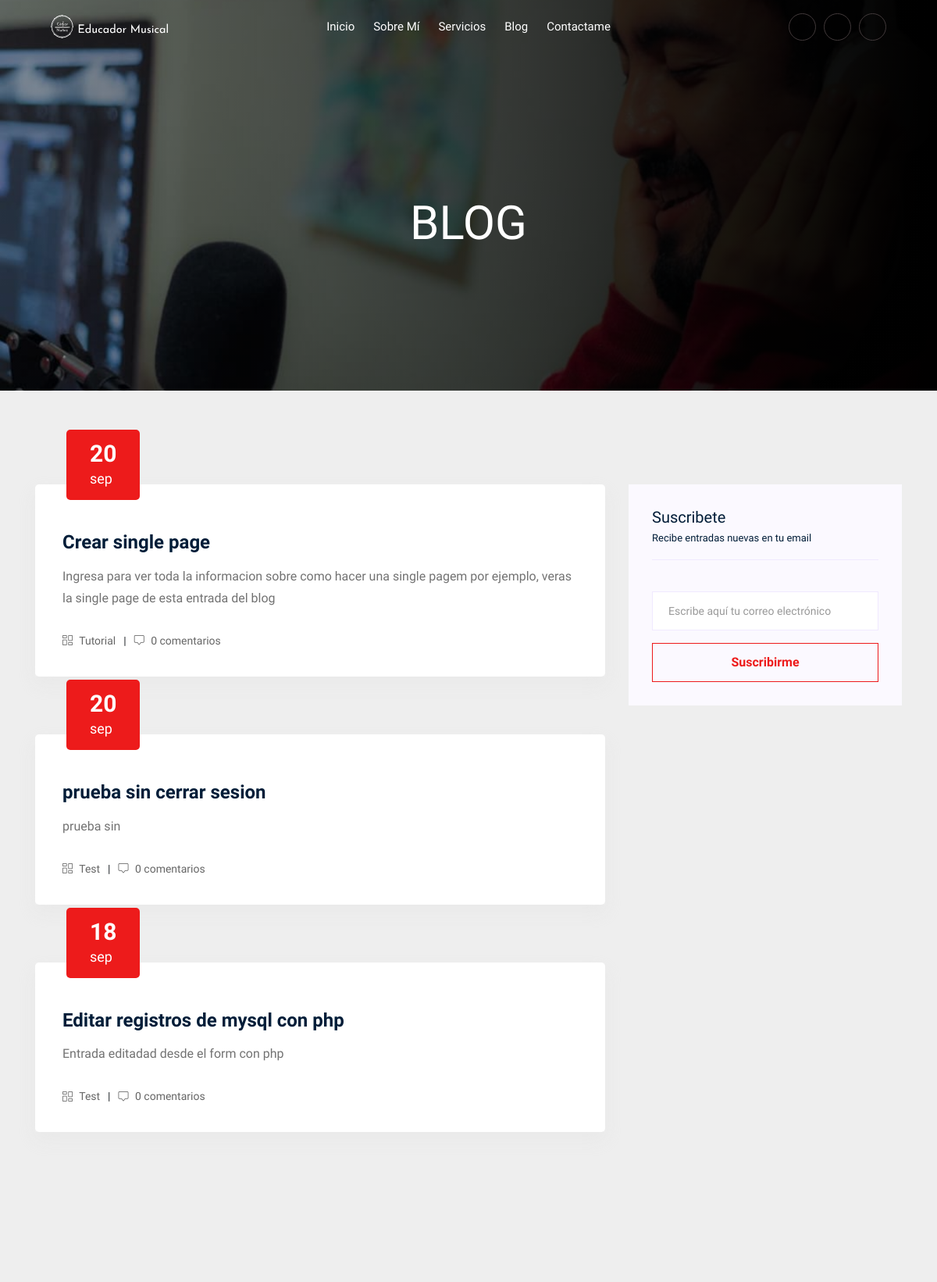
The page /blog.php (upper part) on the database as committed earlier.
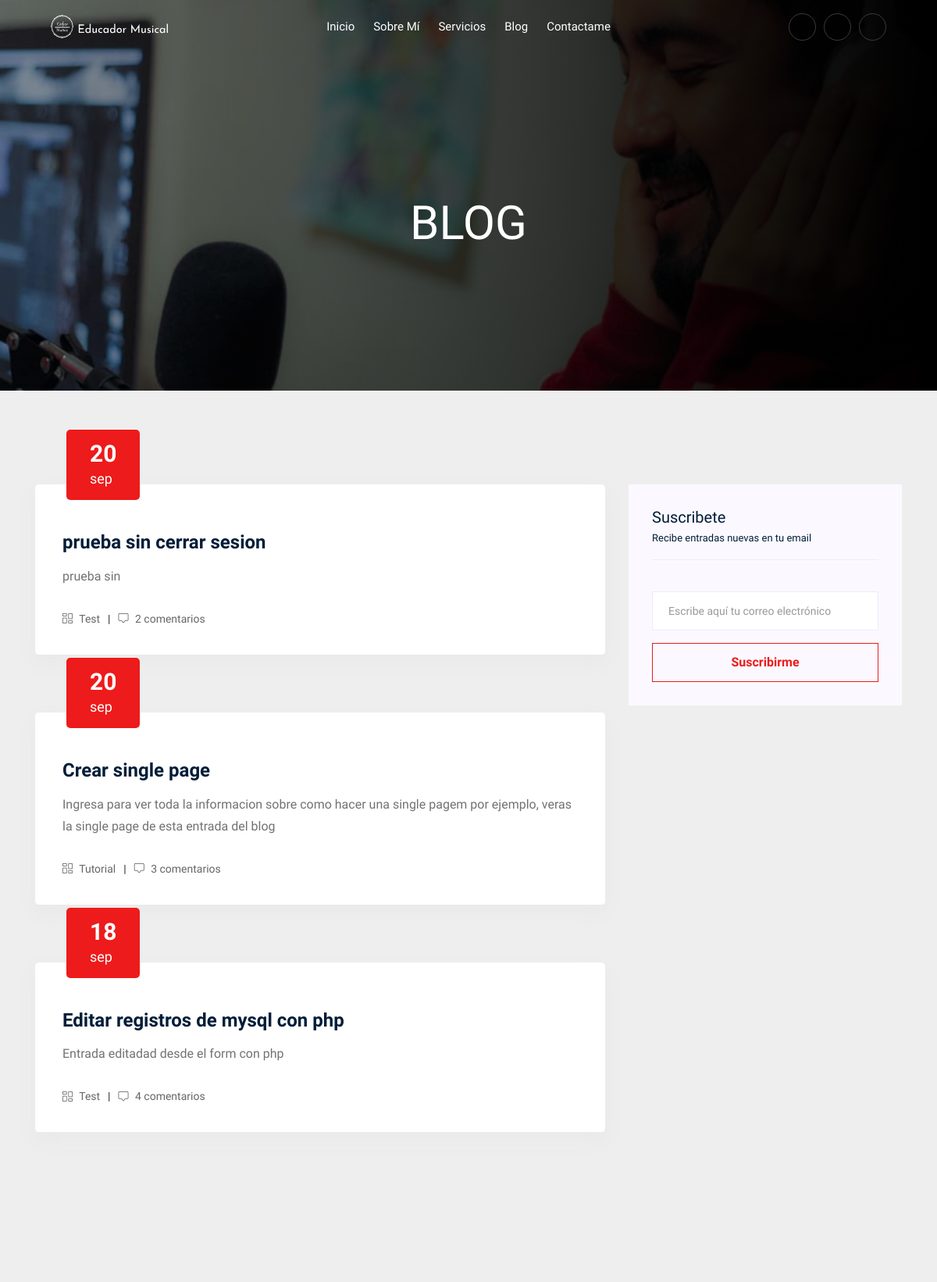
The same page on the database as committed later.
### tables this page shows
CREATE TABLE `blog` (
  `id_entrada` int(11) NOT NULL,
  `estado_entrada` tinyint(1) NOT NULL DEFAULT 1,
  `fecha_entrada` varchar(30) NOT NULL,
  `titulo_entrada` varchar(50) NOT NULL,
  `entrada` text NOT NULL,
  `categoria_entrada` varchar(30) NOT NULL,
  `comentarios_entrada` int(10) NOT NULL DEFAULT 0,
  `creacion_entrada` timestamp NOT NULL DEFAULT current_timestamp() ON UPDATE current_timestamp(),
  `modificacion_entrada` varchar(50) DEFAULT NULL,
  `eliminacion_entrada` varchar(50) DEFAULT NULL
);

### blog.php (the view, shortened to what this page needs)
<?php
include_once("pages/php/sign-in/config.php");
$result = mysqli_query($mysqli, "SELECT * FROM blog WHERE estado_entrada = 1 ORDER BY creacion_entrada desc");
?>
<!doctype html>
<html class="no-js" lang="zxx">
<head>
    <link rel="stylesheet" href="css/bootstrap.min.css">
    <link rel="stylesheet" href="css/owl.carousel.min.css">
    <link rel="stylesheet" href="css/magnific-popup.css">
    <link rel="stylesheet" href="css/font-awesome.min.css">
    <link rel="stylesheet" href="css/themify-icons.css">
    <link rel="stylesheet" href="css/nice-select.css">
    <link rel="stylesheet" href="css/audioplayer.css">
    <link rel="stylesheet" href="css/flaticon.css">
    <link rel="stylesheet" href="css/gijgo.css">
    <link rel="stylesheet" href="css/animate.css">
    <link rel="stylesheet" href="css/slick.css">
    <link rel="stylesheet" href="css/slicknav.css">
    <link rel="stylesheet" href="css/style.css">
    <link rel="stylesheet" href="css/customstyles.css">
    <link rel="stylesheet" href="https://cdn.jsdelivr.net/npm/bootstrap-icons@1.9.1/font/bootstrap-icons.css">
</head>
<body>
        <?php include 'components/navbar.php';?>
    <div class="bradcam_area breadcam_bg_2">
        <div class="container">
            <div class="row">
                <div class="col-xl-12">
                    <div class="bradcam_text text-center">
                        <h3>blog</h3>
                    </div>
                </div>
            </div>
        </div>
    </div>
    <section class="blog_area section-padding">
        <div class="container">
            <div class="row">
                <div class="col-lg-8 mb-5 mb-lg-0">
                    <div class="blog_left_sidebar">
                    <?php
                    while($res = mysqli_fetch_array($result)) {
                        ?>
                        <article class="blog_item bogar-article-card">
                            <div class="blog_item_img">
                                <a href="#" class="blog_item_date">
                                    <h3>
                                        <?php
                                            $val = explode(" ", $res['fecha_entrada']);
                                            echo $val[0];
                                        ?>
                                    </h3>
                                    <p>
                                        <?php
                                            $val = explode(" ", $res['fecha_entrada']);
                                            echo $val[1];
                                        ?>
                                    </p>
                                </a>
                            </div>
                            <div class="blog_details">
                                <a class="d-inline-block" href="single-blog.php?id_blog=<?php echo $res['titulo_entrada']?>">
                                    <h2><?php echo $res['titulo_entrada']?></h2>
                                </a>
                                <p><?php echo $res['entrada']?></p>
                                <ul class="blog-info-link">
                                    <li><a href="#"><i class="bi bi-columns-gap"></i> <?php echo $res['categoria_entrada']?></a></li>
                                    <li><a href="#"><i class="bi bi-chat-square"></i> <?php echo $res['comentarios_entrada']?> comentarios</a></li>
                                </ul>
                            </div>
                        </article>
                        <br>
                    <?php
                        }
                    ?>
                    </div>
                </div>
                <div class="col-lg-4">
                    <div class="blog_right_sidebar">
                        <aside class="single_sidebar_widget newsletter_widget">
                            <h4 class="widget_title">
                                Suscribete <br>
                                <small style="font-size: 13px; ">Recibe entradas nuevas en tu email</small>
                            </h4>
                            <form action="#">
                                <div class="form-group">
                                    <input type="email" class="form-control" placeholder='Escribe aquí tu correo electrónico' required>
                                </div>
                                <button class="button rounded-0 primary-bg text-white w-100 btn_1 boxed-btn"
                                    type="submit">Suscribirme</button>
                            </form>
                        </aside>
                    </div>
                </div>
            </div>
        </div>
    </section>
</body>
</html>

Rows that differ between the two databases and show on the page:
changed blog "prueba sin cerrar sesion": comentarios_entrada "0" → "2"; moves up the list
changed blog "Crear single page": comentarios_entrada "0" → "3"
changed blog "Editar registros de mysql con php": comentarios_entrada "0" → "4"
